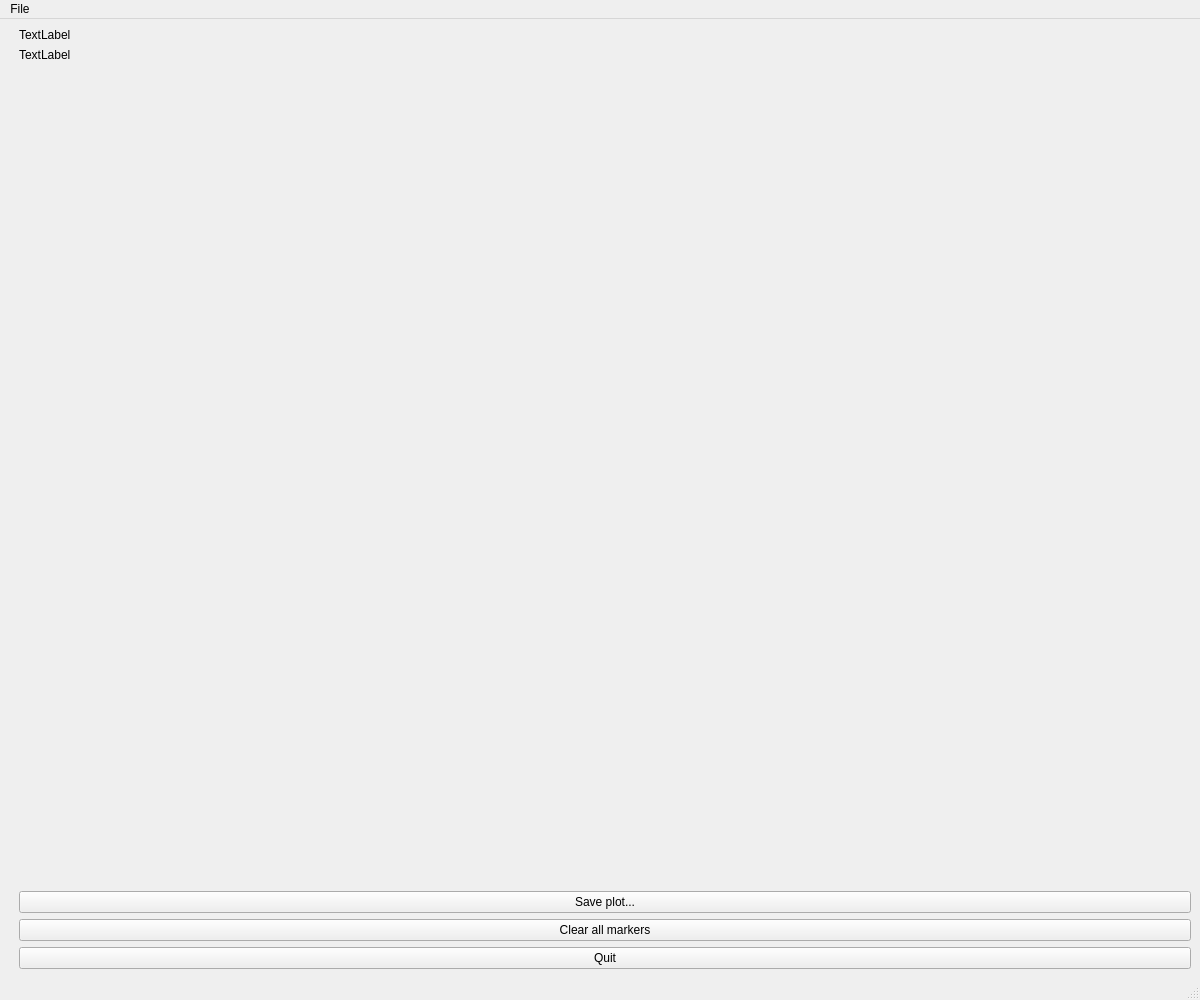
<?xml version="1.0" encoding="UTF-8"?>
<ui version="4.0">
 <class>MainWindow</class>
 <widget class="QMainWindow" name="MainWindow">
  <property name="geometry">
   <rect>
    <x>0</x>
    <y>0</y>
    <width>1200</width>
    <height>1000</height>
   </rect>
  </property>
  <property name="windowTitle">
   <string>Tardieu analysis</string>
  </property>
  <widget class="QWidget" name="centralwidget">
   <layout class="QHBoxLayout" name="horizontalLayout">
    <item>
     <layout class="QGridLayout" name="mainGridLayout">
      <item row="4" column="0">
       <spacer name="horizontalSpacer">
        <property name="orientation">
         <enum>Qt::Horizontal</enum>
        </property>
        <property name="sizeType">
         <enum>QSizePolicy::Fixed</enum>
        </property>
        <property name="sizeHint" stdset="0">
         <size>
          <width>10</width>
          <height>20</height>
         </size>
        </property>
       </spacer>
      </item>
      <item row="4" column="1">
       <spacer name="verticalSpacer_2">
        <property name="orientation">
         <enum>Qt::Vertical</enum>
        </property>
        <property name="sizeHint" stdset="0">
         <size>
          <width>20</width>
          <height>100</height>
         </size>
        </property>
       </spacer>
      </item>
      <item row="6" column="1" colspan="2">
       <widget class="QPushButton" name="btnClearMarkers">
        <property name="text">
         <string>Clear all markers</string>
        </property>
       </widget>
      </item>
      <item row="8" column="1" colspan="2">
       <widget class="QPushButton" name="btnQuit">
        <property name="text">
         <string>Quit</string>
        </property>
       </widget>
      </item>
      <item row="2" column="1" colspan="2">
       <widget class="QLabel" name="lblStatus">
        <property name="text">
         <string>TextLabel</string>
        </property>
       </widget>
      </item>
      <item row="3" column="1" colspan="2">
       <widget class="QLabel" name="lblMarkerStatus">
        <property name="text">
         <string>TextLabel</string>
        </property>
       </widget>
      </item>
      <item row="5" column="1" colspan="2">
       <widget class="QPushButton" name="btnSaveFig">
        <property name="text">
         <string>Save plot...</string>
        </property>
       </widget>
      </item>
     </layout>
    </item>
   </layout>
  </widget>
  <widget class="QMenuBar" name="menubar">
   <property name="geometry">
    <rect>
     <x>0</x>
     <y>0</y>
     <width>1200</width>
     <height>21</height>
    </rect>
   </property>
   <widget class="QMenu" name="menuFile">
    <property name="title">
     <string>File</string>
    </property>
    <addaction name="actionOpen"/>
    <addaction name="actionQuit"/>
   </widget>
   <addaction name="menuFile"/>
  </widget>
  <widget class="QStatusBar" name="statusbar"/>
  <action name="actionOpen">
   <property name="text">
    <string>Open Nexus trial...</string>
   </property>
  </action>
  <action name="actionQuit">
   <property name="text">
    <string>Quit</string>
   </property>
  </action>
  <action name="actionAbout">
   <property name="text">
    <string>About...</string>
   </property>
  </action>
 </widget>
 <resources/>
 <connections/>
</ui>
